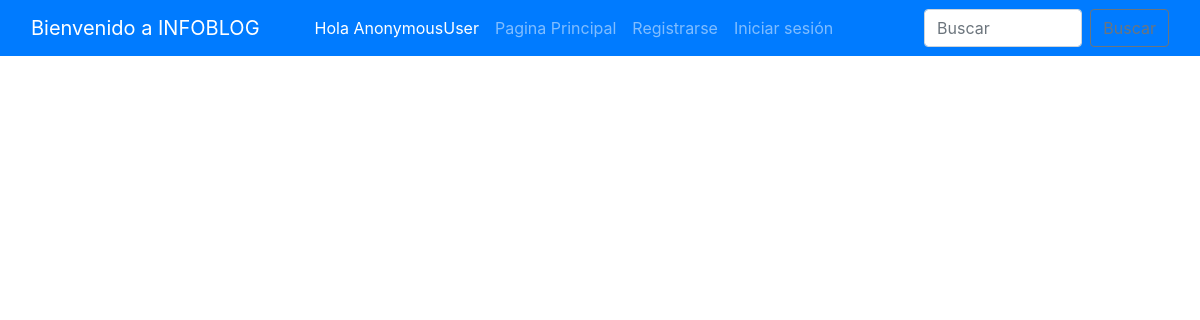
Before: /user_profile/21/ with the older database file.
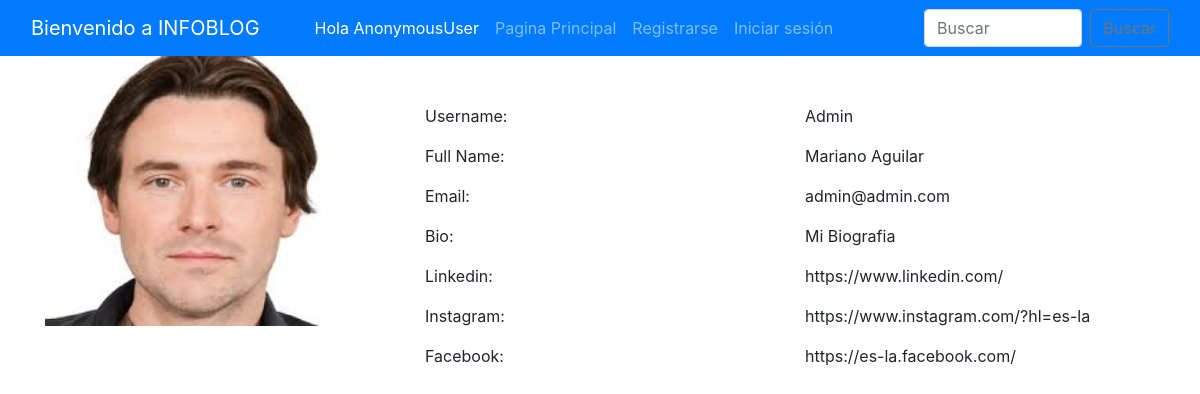
After: the same page with the newer database file.
### home/models.py (models this page shows, shortened)
class BlogPost(models.Model):
    title=models.CharField(max_length=255)
    author= models.ForeignKey(User, on_delete=models.CASCADE)
    category = models.CharField(max_length=130)
    slug=models.CharField(max_length=130)
    content=models.TextField()
    image = models.ImageField(upload_to="profile_pics", blank=True, null=True)
    dateTime=models.DateTimeField(auto_now_add=True)

class Profile(models.Model):
    user = models.OneToOneField(User, on_delete=models.CASCADE, blank=True, null=True)
    image = models.ImageField(upload_to="profile_pics", blank=True, null=True)
    bio = models.TextField(blank=True, null=True)
    phone_no = models.IntegerField(blank=True, null=True)
    facebook = models.CharField(max_length=300, blank=True, null=True)
    instagram = models.CharField(max_length=300, blank=True, null=True)
    linkedin = models.CharField(max_length=300, blank=True, null=True)

### home/views.py (the view)
# urls.py: path("user_profile/<int:myid>/", views.user_profile, name="user_profile"),
def user_profile(request, myid):
    post = BlogPost.objects.filter(id=myid)
    return render(request, "user_profile.html", {'post':post})

### home/templates/user_profile.html (shortened to what this page needs)
{% extends 'base.html' %}
{% block body %}
<div class="container profile">
            <form method="post">
                <div class="row">
                    {% for i in post %}
                    <div class="col-md-4">
                        <div class="profile-img">
                            {% if i.author.profile.image %}
                            <img src="{{i.author.profile.image.url}}" alt="" width="310px" height="270px">
                            {% endif %}
                        </div>
                    </div>
                    <div class="col-md-8">
                        <div class="profile-tab">
                            <div class="tab-pane">
                                <br><br>
                                        <div class="row">
                                            <div class="col-md-6">
                                                <label>Username:</label>
                                            </div>
                                            <div class="col-md-6">
                                                <p>{{i.author}}</p>
                                            </div>
                                        </div>
                                        <div class="row">
                                            <div class="col-md-6">
                                                <label>Full Name:</label>
                                            </div>
                                            <div class="col-md-6">
                                                <p>{{i.author.get_full_name}}</p>
                                            </div>
                                        </div>
                                        <div class="row">
                                            <div class="col-md-6">
                                                <label>Email:</label>
                                            </div>
                                            <div class="col-md-6">
                                                <p>{{i.author.email}}</p>
                                            </div>
                                        </div>
                                        <div class="row">
                                            <div class="col-md-6">
                                                <label>Bio:</label>
                                            </div>
                                            <div class="col-md-6">
                                                <p>{{i.author.profile.bio}}</p>
                                            </div>
                                        </div>
                                        {% if i.author.profile.linkedin %}
                                        <div class="row">
                                            <div class="col-md-6">
                                                <label>Linkedin:</label>
                                            </div>
                                            <div class="col-md-6">
                                                <p>{{i.author.profile.linkedin}}</p>
                                            </div>
                                        </div>
                                        {% endif %}
                                        {% if i.author.profile.instagram %}
                                        <div class="row">
                                            <div class="col-md-6">
                                                <label>Instagram:</label>
                                            </div>
                                            <div class="col-md-6">
                                                <p>{{i.author.profile.instagram}}</p>
                                            </div>
                                        </div>
                                        {% endif %}
                                        {% if i.author.profile.facebook %}
                                        <div class="row">
                                            <div class="col-md-6">
                                                <label>Facebook:</label>
                                            </div>
                                            <div class="col-md-6">
                                                <p>{{i.author.profile.facebook}}</p>
                                            </div>
                                        </div>
                                        {% endif %}
                                        {% endfor %}
                            </div>
                        </div>
                    </div>
            </form>
            </div>
        {% endblock %}

### home/templates/base.html (shortened to what this page needs)
<!doctype html>
<html lang="en">
  <head>
    <link href="//maxcdn.bootstrapcdn.com/bootstrap/4.1.1/css/bootstrap.min.css" rel="stylesheet" id="bootstrap-css">
    <link href="https://cdn.jsdelivr.net/npm/bootstrap@5.0.2/dist/css/bootstrap.min.css" rel="stylesheet">
    <link rel="stylesheet" href="https://maxcdn.bootstrapcdn.com/bootstrap/4.0.0/css/bootstrap.min.css">
  </head>
  <body>
    <nav class="navbar navbar-expand-lg navbar-dark bg-primary sticky-top" style="color: rgb(17, 13, 13);">
        <div class="container-fluid">
          <a class="navbar-brand" href="#">Bienvenido a INFOBLOG</a>
          <div class="collapse navbar-collapse" id="navbarSupportedContent">
          <div class="container mx-3">
            <ul class="navbar-nav me-auto mb-2 mb-lg-0">
              <li class="nav-item">
                <a class="nav-link active" href="#">Hola {{request.user}}</a>
              </li>
              <li class="nav-item">
                <a class="nav-link {% block homeactive %} {% endblock homeactive %}" aria-current="page" href="/">Pagina Principal</a>
              </li>
              {% if user.is_authenticated %}
                {% if user.is_superuser %}
                <li class="nav-item">
                  <a class="nav-link {% block add_blogs_active %} {% endblock add_blogs_active %}" href="/add_blogs/">Crear Publicación</a>
                </li>
                {% endif %}
              <li class="nav-item">
                <a class="nav-link {% block profileactive %} {% endblock profileactive %}" href="/profile/">Perfil</a>
              </li>
              <li class="nav-item">
                <a class="nav-link" href="/logout/">Cerrar sesión</a>
              </li>
              {% else %}
              <li class="nav-item">
                <a class="nav-link {% block registeractive %} {% endblock registeractive %}" href="/register/">Registrarse</a>
              </li>
               <li class="nav-item">
                <a class="nav-link {% block loginactive %} {% endblock loginactive %}" href="/login/">Iniciar sesión</a>
              </li>
              {% endif %}
            </ul>
            </div>
            <form class="d-flex" method="POST" action="/search/"> {% csrf_token %}
              <input class="form-control me-2" type="search" placeholder="Buscar" name="searched" id="searched" aria-label="Search">
              <button href="/search/" class="btn btn-outline-secondary" type="submit">Buscar</button>
            </form>
          </div>
        </div>
      </nav>
      {% block body %}
      {% endblock %}
</body>
</html>

Changed rows visible on the page:
added BlogPost: author.profile.image (picture), author "Admin", author.get_full_name "Mariano Aguilar", author.email "admin@admin.com", author.profile.bio "Mi Biografia", author.profile.linkedin "https://www.linkedin.com/", author.profile.instagram "https://www.instagram.com/?hl=es-la", author.profile.facebook "https://es-la.facebook.com/"
